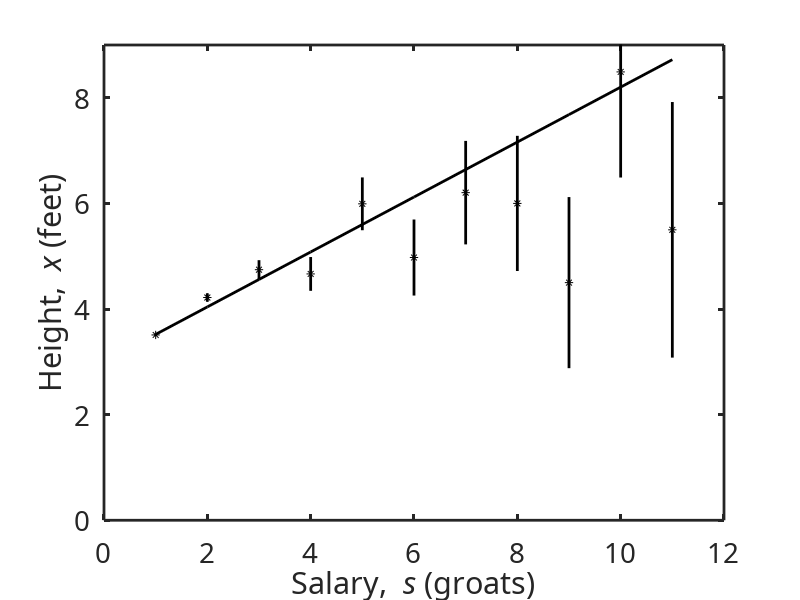
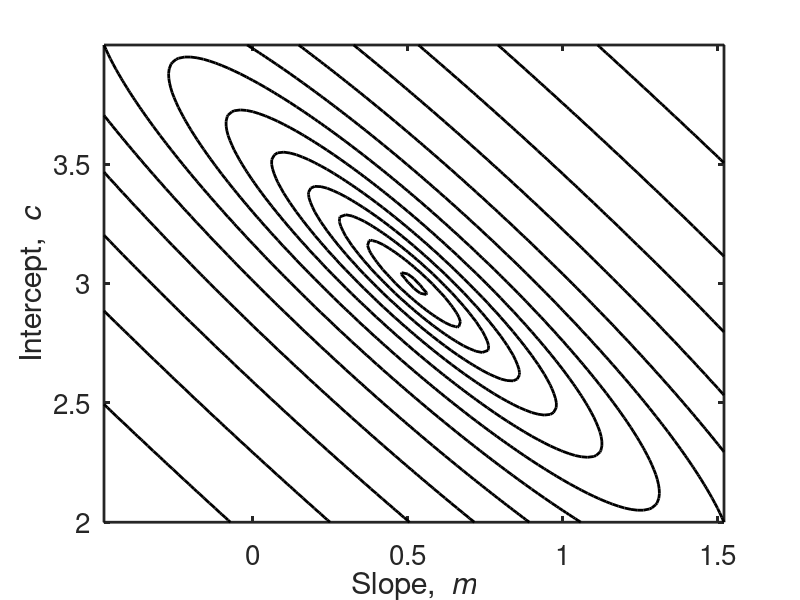
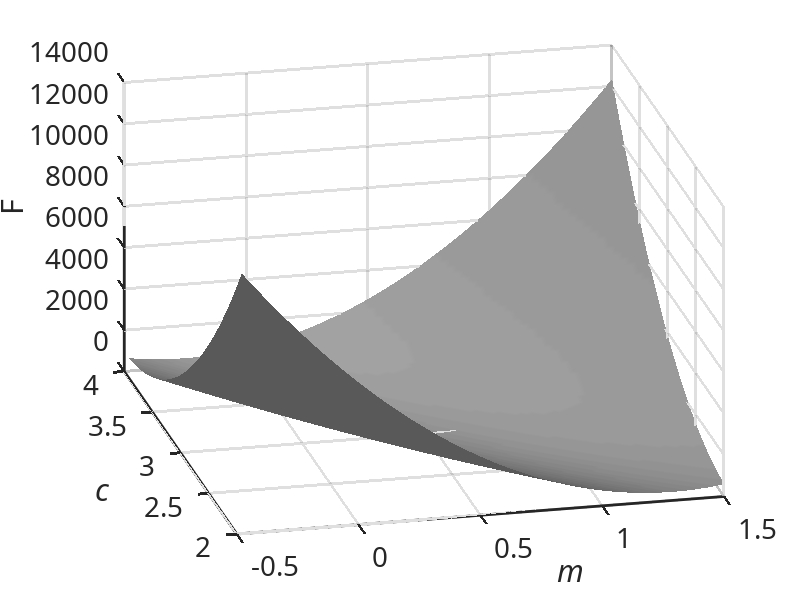

Source code (MATLAB) for these figures, in order:
%%%%%%%%%%%%%%%%%%%%%%%%%%%%%%%%%%%%%%%%%%%%%%%%%%%%%%%%%%%%%%%%%%%%%%%%%%%%%%%%%%
% File: BayesRuleMatlabRegression.m
% Demonstration code forBayes' Rule: A Tutorial Introduction to Bayesian Analysis
% JV Stone, 2012.
% Copyright: 2012, JV Stone,  Sheffield University, Sheffield, England.    
% The MatLab code below is version 7.5. This code can be downloaded from http://jim-stone.staff.shef.ac.uk/BayesBook/Matlab.
%%%%%%%%%%%%%%%%%%%%%%%%%%%%%%%%%%%%%%%%%%%%%%%%%%%%%%%%%%%%%%%%%%%%%%%%%%%%%%%%%%

clear all;

s=6; % set random number seed.
rand('seed',s);	randn('seed',s);

% Make noisy data with slope m and intercept c.
% Define 10 salary values for horizontal axis.
s = 1:1:11; s=s';
% Set true values of slope m and intercept c.
m = 0.5;
c = 3;
% Set standard deviation of each measured height.
sds = 2*[1:11]'/10; %rand(size(s))*2;
sds = sds .* [1:11]'/10;
% Use sds to make vector of noise.
eta = randn(size(s)).*sds;
% Pretend some data points are extreme.
eta(8)=-1; eta(9)=-3; eta(11)=-3;
% Find observed values of x (with noise added).
x = m*s + c + eta;

% Weighted Least Squares regression. We could find the solution using the smallest value in the Farray below also.
% Find weightings w (discount) for each data point.
vars = sds.^2;
w=1./vars;
%w=ones(size(w)); % un-comment this line to get solution based on uniform noise terms.
ss=[ones(size(s)) s]; % prepend column of ones so that solution includes intercept term.
[params,stdx,mse,S] =lscov(ss,x,w);
mest2 = params(2);
cest2 = params(1);
%%%%%%%%

xest2 = mest2.*s + cest2;
c0 = cest2;
m0 = mest2;

% Plot fitted line xest (=xhat in text) and data points.
figure(1); clf;
plot(s,x,'k*',s,xest2, 'k', 'LineWidth',2, 'MarkerSize',10);
set(gca,'Linewidth',2); set(gca,'FontSize',20);
xlabel('Salary, {\it s} (groats)');
ylabel('Height, {\it x} (feet)');
set(gca,'XLim',[0 12],'FontName','Ariel');
set(gca,'YLim',[0 9],'FontName','Ariel');
% Plot sd  from each data point
for i=1:11
    x1 = x(i)-sds(i);  x2=x(i)+sds(i);
    s1 = i;  s2 = i;
    ss = [s1 s2];  xx = [x1 x2];
    hold on;
    plot(ss,xx,'k','LineWidth',2); hold off;
end

% Code for 2d plot
m = mest2;
mmin = mest2-1; % 0.5
mmax = mest2+1;

c = cest2;
cmin = cest2-1; %0.4
cmax = cest2+1;
minc = (mmax-mmin)/100;
cinc = (cmax-cmin)/100;
Fs = [];
ms = mmin:minc:mmax;
nm = length(ms);
cs = cmin:cinc:cmax;
nc = length(cs);

Farray = zeros(nm,nc);
for m1 = 1:nm 
    for c1 = 1:nc 
        mval=ms(m1);
        cval=cs(c1);
        y1 = mval*s + cval;
        F1 = ((x-y1)./sds).^2;
        Farray(m1,c1)=sum(F1);
        Fs = [Fs F1];
    end
end

figure(2);
Z1 = Farray';
zmin=min(Z1(:));
zmax=max(Z1(:));
range=zmax-zmin;
v=zmin:range/10:zmax;
% Adjust spacing of contour lines.
v=0:0.5:8; v=exp(v); v=v*range/max(v); 
[X Y]=meshgrid(ms,cs);
contour(X,Y,Z1,v,'LineWidth',2);
colormap([0 0 0]);
set(gca,'Linewidth',2);   set(gca,'FontSize',20);
xlabel('Slope, {\it m}');  ylabel('Intercept, {\it c}');

figure(3);
grid on;
set(gca,'LineWidth',2);
surfl(X,Y,Z1)
shading interp
set(gca,'Linewidth',2); set(gca,'FontSize',20);
xlabel('{\it m}');
ylabel('{\it c}');
zlabel('F');
view(-13,30);
colormap(gray);
set(gca,'XLim',[-0.5 1.5],'FontName','Ariel');
set(gca,'YLim',[2 4],'FontName','Ariel');

return
%%%%%%%%%%%%%%%%%%